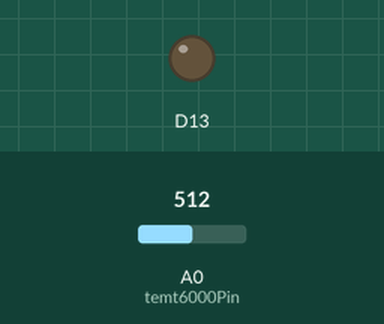
Recording of a program running on a simulated Arduino MKR. Parts: output pins drawn as LEDs (lit = HIGH). Inputs (shaded band) come from the test bench; at power-on: A0 (temt6000Pin) = 512. WiFi joins after 1.5 s; servers stay silent unless stated; no MQTT or app messages arrive unless stated; what the program prints to the serial monitor is not drawn.

Above: at 11.7 s.
Timing chart, 0 to 13.4 s (numbered marks = the images above):
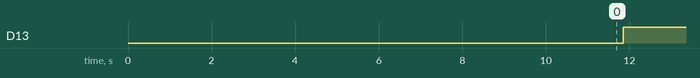

The program:

main.cpp
```cpp
#include <Arduino.h>
#include "WIFIConnector_MKR1000.h"
#include "MQTTConnector.h"

  /*  https://www.youtube.com/channel/UCr688fGR4aI_tWYD-YKYrzQ
      https://www.youtube.com/channel/UCr688fGR4aI_tWYD-YKYrzQ*/


int temt6000Pin = A0;// Analog pin for reading sensor data
float light;
int light_value;

void setup() {

  Serial.begin(9600);

  wifiConnect();
  MQTTConnect();

  pinMode(temt6000Pin, INPUT); //data pin for ambientlight sensor
  pinMode(13, OUTPUT);

}

void loop() {

   light_value = analogRead(temt6000Pin);

  light = light_value * 0.0976;// percentage calculation
  Serial.println(light);
   Serial.println(light_value,DEC);
  delay(300);
  if (light_value >300 && light_value <700) {
    digitalWrite(13, HIGH);
  }else if(light_value >0 && light_value <300) {
  digitalWrite(8, HIGH);
  digitalWrite(13,HIGH);}
  else {digitalWrite(13,LOW);
       digitalWrite(8, LOW);}

 appendPayload("Intensite lumiere",light_value );  //Ajout de la donnée température au message MQTT
  sendPayload();

}   
```

MQTTConnector.h
```cpp
/*
  Titre      : MQTTConnector.h
  Auteur     : André Roussel
  Date       : 05/11/2021
  Description: Utilitaire de branchement a un Broker MQTT une fois une connexion établisa l'internet via WIFI, GSM, etc...
  Droits     : Reproduction permise pour usage pédagogique
  Version    : 0.0.1
*/


#include <MQTT.h>


//Constante nécessaire pour le branchement au Broker MQTT

const char MQTT_SERVER[]    = SECRET_MQTT_SERVER_IP;    // Adresse IP du broker MQTT
const int MQTT_SERVER_PORT  = SECRET_MQTT_SERVER_PORT;  // Port du broker MQTT


// Pramètre d'identification de l'objet
const char TOKEN[]        = SECRET_TOKEN;         // Token d'accès de l'objet
const char DEVICE_ID[]    = SECRET_DEVICE_ID;     // Numéro d'indentification de l'objet provenant de Thingsboard

MQTTClient ClientMQTT;      // Création d'un client MQTT pour l'échange de donnée entre l'objet IDO et le broker MQTT


String Payload ="{";      // Chaine de caractère qui contiendra le message envoyer de l'objet vers thingsboard


// Fonctionnalité de branchement utilisant le protocole MQTT

void MQTTConnect() {

  ClientMQTT.begin(MQTT_SERVER, MQTT_SERVER_PORT, ClientWIFI);

  while (!ClientMQTT.connect(DEVICE_ID, TOKEN, "")) {
    Serial.print(".");
    delay(1000);
  }

  Serial.println("\nBranché au broker MQTT!\n");

}


// Affiche la payload qui est envoyé ainsi que sa longeur


/*
  Fonctionnalité qui permet de créer la chaine de données a envoyé au broker MQTT
  Pour le moment, cette chaine ne doit pas dépassé un maximum de 100 caractère
*/

void appendPayload(String Name, float Val)
{

  if( Payload != "{")
  {
    Payload += ",";
  }

  Payload += "\"";
  Payload += Name;
  Payload += "\": ";
  Payload += Val;

}

/*
  Fonctionnalité qui permet l'envoie de la chaine de caractères sous la forme de paires
  Nom associé a la donnée, Valeur de al donnée
*/

void sendPayload()
{
  char attributes[200];
  Payload += "}";
  Payload.toCharArray(attributes, 200);
  ClientMQTT.publish("v1/devices/me/telemetry", attributes);

  Serial.print("Payload -> ");
  Serial.println(Payload);
  Serial.print("Payload length -> ");
  Serial.println(Payload.length());

  Payload="{";

}
```

Secrets.h
```cpp
/*
SSID du WIFI ainsi que le mot de passe
Modifier les paramètre WIFI pour le réseau auquels votre objets doit se brancher
*/

#define WIFI_SECRET_SSID "UNIFI_IDO1"
#define WIFI_SECRET_PASS "42Bidules!"

/*
Information nécessaire pour le branchement a un Broker MQTT
Dans le cadre du cours AIIA1013, ne modifié pas cet information
*/

#define SECRET_MQTT_SERVER_IP "198.164.130.74"
#define SECRET_MQTT_SERVER_PORT 1883

/*
Détails sur l'indentification de l'objet
Cette information provient de l'objet virtuel créer sur le serveur Thingsbord
*/

#define SECRET_TOKEN  "Y7UwePHZvNEbYc0RppbM"
#define SECRET_DEVICE_ID "7f252c60-74a2-11ed-8fd7-e3d583114459"
```

WIFIConnector_MKR1000.h
```cpp
/*
  Titre      : WIFIConnector_MKR1000.h
  Auteur     : André Roussel
  Date       : 03/11/2021
  Description: Fonctions nécessaire pour branché un Arduino MKR1000 a un réseau WIFI
  Droits     : Reproduction permise pour usage pédagogique
  Version    : 0.0.1
*/


#include "Secrets.h"
#include <SPI.h>
#include <wifi101.h>
#include "wifiStatus.h"


const char SSID[] = WIFI_SECRET_SSID; // WiFI ssid provenant du fichier Secrets.h
const char PASS[] = WIFI_SECRET_PASS; //WiFI mot de passe provenant du fichier Secrets.h

int status = WL_IDLE_STATUS;          // Statut de la radio WIFI


WiFiClient ClientWIFI;                //Objets représantant un client se branchant a un réseau WIFI


/*
Fonction de connectivité a un réseau WIFI
*/

void wifiConnect()
{

  // Boucle de branchement au réseau WIFI.  Essaie de branchement a tout les 10 secondes jusqu'a réussite
  while (status != WL_CONNECTED)
  {
    Serial.print("Tentative de branchement au réseau: ");
    Serial.println(SSID);
    status = WiFi.begin(SSID, PASS);
    Serial.println(status);


    delay(10000);  // Délai de 10 secondes entre les tentatives de connexion
  }

  //Sortie de la boucle, alors branché au réseau SSID
  Serial.print("Maintenant branché au réseau WIFI ");
  Serial.println(SSID);

  //Impression de l'information de connexion
  printCurrentNet();
  printWifiData();

}
```

wifiStatus.h
```cpp
/*
  Titre      : wifiStatus.h
  Auteur     : Trouvé sur le WEB et référence perdu dans la brume des temps
  Date       : 03/11/2021
  Description: Fonctionnalité pour information sur le branchement
  Droits     : Reproduction permise pour usage pédagogique
  Version    : 0.0.1
*/


//  Impression de l'adresse MAC du uC

void printMacAddress(byte mac[]) {
  for (int i = 5; i >= 0; i--) {
    if (mac[i] < 16) {
      Serial.print("0");
    }
    Serial.print(mac[i], HEX);
    if (i > 0) {
      Serial.print(":");
    }
  }
  Serial.println();
}


// Obtention de l'adresse IP et MAC du uC

void printWifiData() {
  // print your board's IP address:
  IPAddress ip = WiFi.localIP();
  Serial.print("IP Address: ");
  Serial.println(ip);

  // print your MAC address:
  byte mac[6];
  WiFi.macAddress(mac);
  Serial.print("MAC address: ");
  printMacAddress(mac);
}

// Capture de l'information du réseau WIFI

void printCurrentNet() {
  // print the SSID of the network you're attached to:
  Serial.print("SSID: ");
  Serial.println(WiFi.SSID());

  // print the MAC address of the router you're attached to:
  byte bssid[6];
  WiFi.BSSID(bssid);
  Serial.print("BSSID: ");
  printMacAddress(bssid);

  // print the received signal strength:
  long rssi = WiFi.RSSI();
  Serial.print("signal strength (RSSI):");
  Serial.println(rssi);

  // print the encryption type:
  byte encryption = WiFi.encryptionType();
  Serial.print("Encryption Type:");
  Serial.println(encryption, HEX);
  Serial.println();
}
```

Measured:
- by itself, D13: LOW → HIGH at 11.9 s
